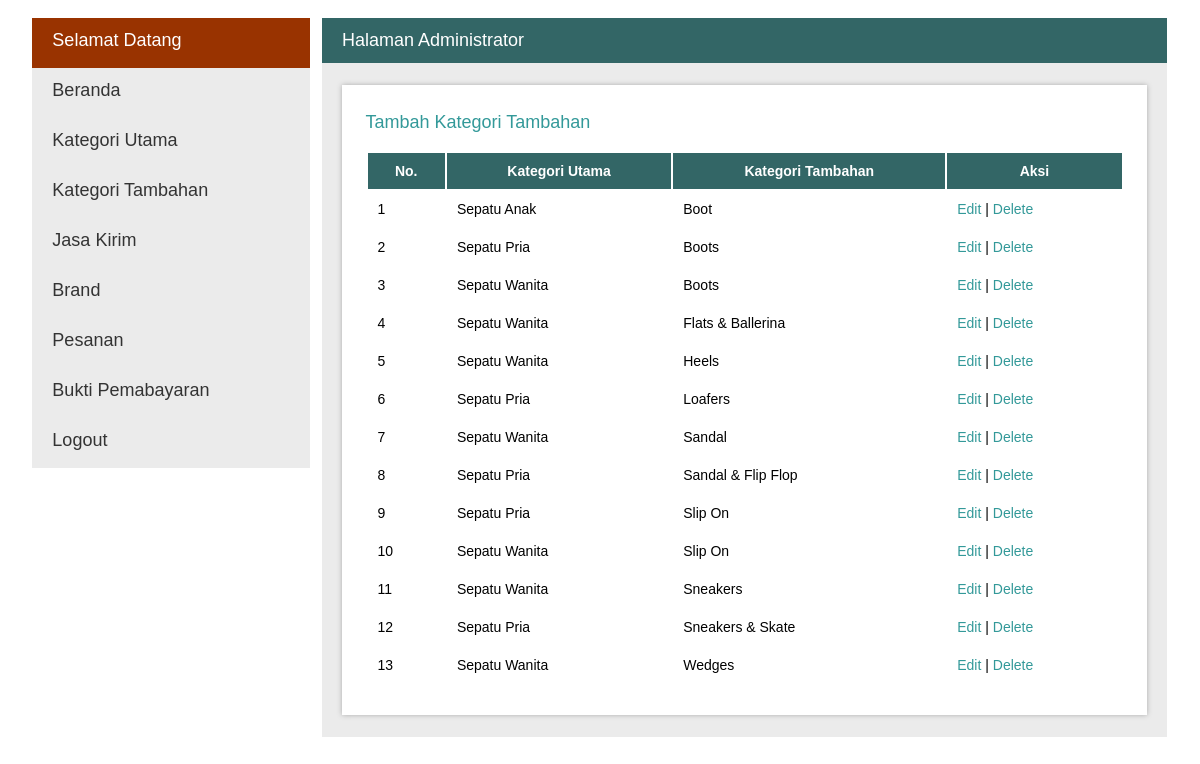
Screenshot of /admin/index.php?p=kategori (signed in) with the database file from the repository.
### tables this page shows
CREATE TABLE IF NOT EXISTS `kategoritambahan` (
  `idkategori` int(11) NOT NULL AUTO_INCREMENT,
  `idkat` int(11) NOT NULL,
  `idadmin` int(11) NOT NULL,
  `namakategori` varchar(50) NOT NULL,
  PRIMARY KEY (`idkategori`)
);

CREATE TABLE IF NOT EXISTS `kategoriutama` (
  `idkat` int(11) NOT NULL AUTO_INCREMENT,
  `idadmin` int(11) NOT NULL,
  `namakat` varchar(40) NOT NULL,
  PRIMARY KEY (`idkat`)
);

### admin/kategori.php (the view, shortened to what this page needs)
<div id="view">
<fieldset>
<?php
	$sqlk = mysql_query("select * from kategoritambahan order by namakategori asc");
	echo "<br><a href='?p=kategoriadd'>Tambah Kategori Tambahan</a><p>";
	echo "<table border='0'>";
	echo "<tr>";
		echo "<th>No.</th>";
		echo "<th>Kategori Utama</th>";
		echo "<th>Kategori Tambahan</th>";
		echo "<th>Aksi</th>";
	echo "</tr>";
	$no = 1;
	while($rk = mysql_fetch_array($sqlk)){
		$sqlkat = mysql_query("select * from kategoriutama where idkat='$rk[idkat]'");
		$rkat = mysql_fetch_array($sqlkat);
		echo "<tr>";
			echo "<td>$no</td>";
			echo "<td>$rkat[namakat]</td>";
			echo "<td>$rk[namakategori]</td>";
			echo "<td><a href='?p=kategoriedit&idka=$rk[idkategori]'>Edit</a> |
			          <a href='?p=kategoridel&idka=$rk[idkategori]'>Delete</a></td>";
		echo "</tr>";
		$no++;
	}
	echo "</table>";
?>
</fieldset>
</div>

### admin/style.css (style rules this page uses)
body { font-family:Arial; padding-left:0%; padding-right:0%; padding-top:10px; }
fieldset { margin:10px; border:none; }
a { color:#339999; text-decoration:none; }
#view { max-width:100%; margin:10px auto; position:relative; display:block; background-color:#FFFFFF; box-shadow: 0 0 5px #aaa; }
table { width:100%; }
th { text-align:center; padding:10px; background-color:#336666; color:#FFFFFF; font-family:Arial; font-size:14px; }
td { padding:10px; background-color:#FFFFFF; font-size:14px; }

### rows the page displays
kategoritambahan: idkat.namakat "Sepatu Anak", namakategori "Boot"
kategoritambahan: idkat.namakat "Sepatu Pria", namakategori "Boots"
kategoritambahan: idkat.namakat "Sepatu Wanita", namakategori "Boots"
kategoritambahan: idkat.namakat "Sepatu Wanita", namakategori "Flats & Ballerina"
kategoritambahan: idkat.namakat "Sepatu Wanita", namakategori "Heels"
kategoritambahan: idkat.namakat "Sepatu Pria", namakategori "Loafers"
kategoritambahan: idkat.namakat "Sepatu Wanita", namakategori "Sandal"
kategoritambahan: idkat.namakat "Sepatu Pria", namakategori "Sandal & Flip Flop"
kategoritambahan: idkat.namakat "Sepatu Pria", namakategori "Slip On"
kategoritambahan: idkat.namakat "Sepatu Wanita", namakategori "Slip On"
kategoritambahan: idkat.namakat "Sepatu Wanita", namakategori "Sneakers"
kategoritambahan: idkat.namakat "Sepatu Pria", namakategori "Sneakers & Skate"
kategoritambahan: idkat.namakat "Sepatu Wanita", namakategori "Wedges"
